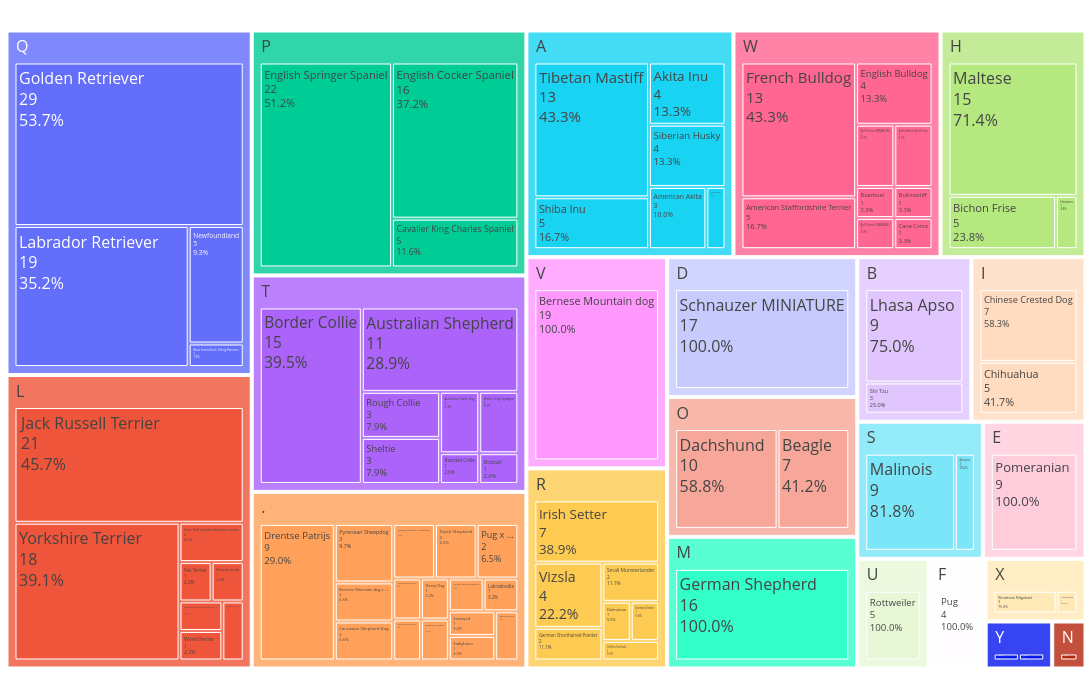

The code cell stored with this chart in its notebook:
### Markdown cell above
2x niet ingevulde BREED CLADE (bij kruising) --> .

### Code cell
print(permanent_dogs["BREED CLADE"].unique())

print(permanent_dogs[permanent_dogs["BREED CLADE"].isna()])

permanent_dogs["BREED CLADE"]=permanent_dogs["BREED CLADE"].replace('y', 'Y')
permanent_dogs["BREED CLADE"]=permanent_dogs["BREED CLADE"].fillna('.')

print(permanent_dogs['BREED CLADE'].value_counts()[:10])

clade_alfa = CategoricalDtype(categories=["A", "B", "D", "E", "F", "H", "I", "L", "M", "N", "O", "P", "Q", "R", "S", "T", "U", "V", "W", "X", "Y", "."], ordered=True)
permanent_dogs["BREED CLADE"] = permanent_dogs["BREED CLADE"].astype(clade_alfa)

total_count = len(permanent_dogs)
percentage = permanent_dogs['BREED CLADE'].value_counts(normalize=True) * 100

plt.figure(figsize=(10, 6))
plot = sns.barplot(x=percentage.index, y=percentage.values, order=clade_alfa.categories)
plot.set_xlabel('Clade')
plot.set_ylabel('Percentage')
plot.set(ylim=(0, 20)) 
for p in plot.patches:
    plot.annotate(f'{p.get_height():.1f}%', 
                  (p.get_x() + p.get_width() / 2., p.get_height()), 
                  ha='center', va='center', fontsize=10, color='black', xytext=(0, 5), textcoords='offset points')

#grid
clade_counts = permanent_dogs.groupby(['BREED CLADE', 'BREED']).size().reset_index(name='count')
breed_totals = clade_counts.groupby('BREED CLADE')['count'].sum().reset_index(name='total')
clade_counts = clade_counts.merge(breed_totals, on='BREED CLADE')
clade_counts['percentage'] = (clade_counts['count'] / clade_counts['total']) * 100

fig = px.treemap(clade_counts, path=['BREED CLADE', 'BREED'], values='count', width=1200, height=700, hover_data=['percentage'])
fig.data[0].textinfo = 'label+value+percent entry'
fig.data[0].texttemplate = '%{label}<br>%{value}<br>%{customdata[0]:.1f}%'
fig.update_traces(textfont_size=16)
fig.update_layout(margin=dict(t=0, l=0, r=0, b=25))
fig.show()

### Figure 1 — Plotly figure (JSON) as saved in the notebook; plotly's stock layout.template omitted (floating-point values rounded to 4 significant figures; data arrays with more than 128 entries replaced by an {"elided": "..."} marker saying what was removed)
{"data": [{"branchvalues": "total", "customdata": {"elided": "1848x1 mixed values"}, "domain": {"x": [0, 1], "y": [0, 1]}, "hovertemplate": "labels=%{label}<br>count=%{value}<br>parent=%{parent}<br>id=%{id}<br>percentage=%{customdata[0]}<extra></extra>", "ids": {"elided": "1848 str values"}, "labels": {"elided": "1848 str values"}, "name": "", "parents": {"elided": "1848 str values"}, "textfont": {"size": 16}, "textinfo": "label+value+percent entry", "texttemplate": "%{label}<br>%{value}<br>%{customdata[0]:.1f}%", "type": "treemap", "values": {"elided": "1848 int values"}}], "layout": {"height": 700, "legend": {"tracegroupgap": 0}, "margin": {"b": 25, "l": 0, "r": 0, "t": 0}, "width": 1200}}
